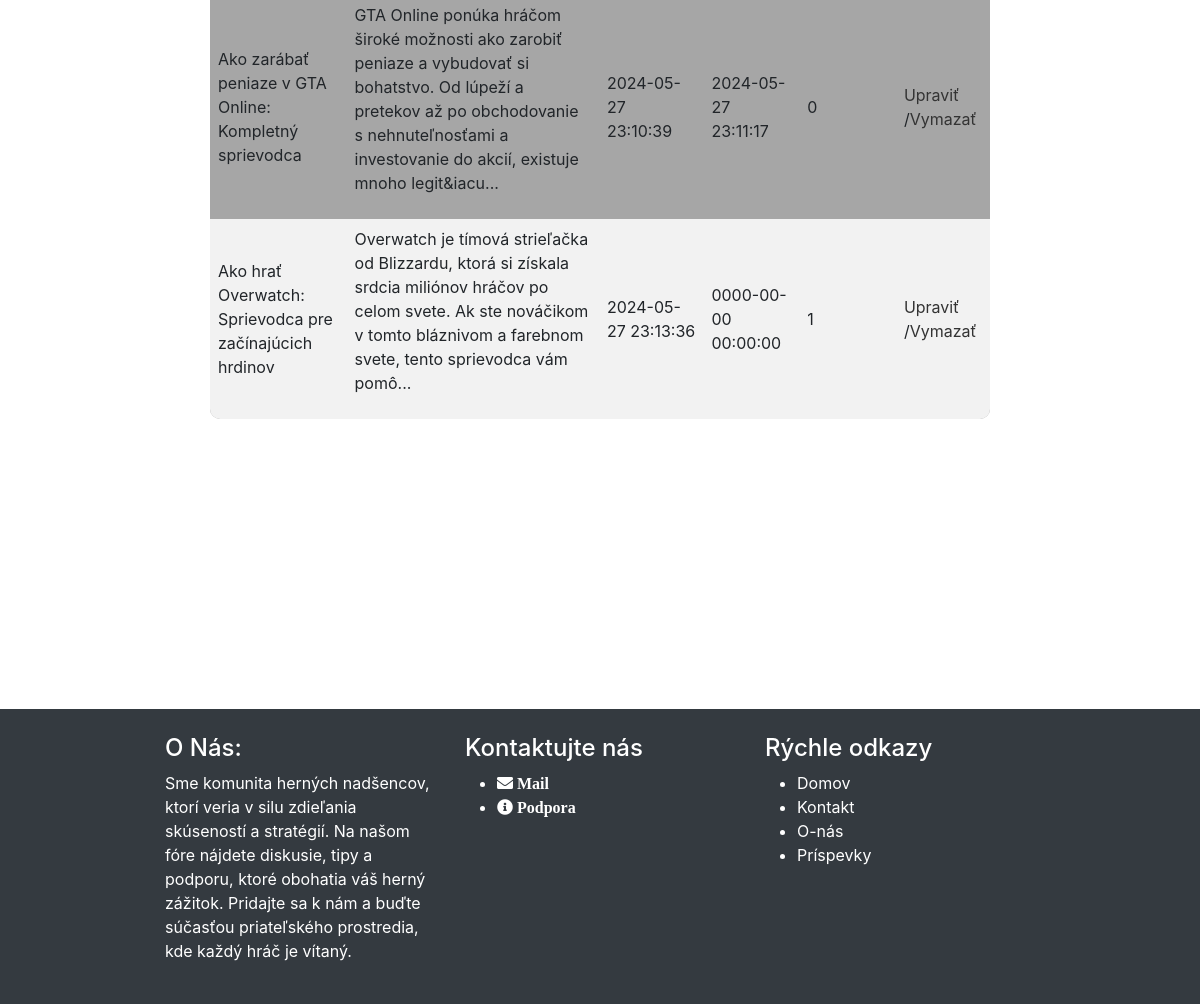
The page /manage_post.php (signed in, lower part) on the database as committed earlier.
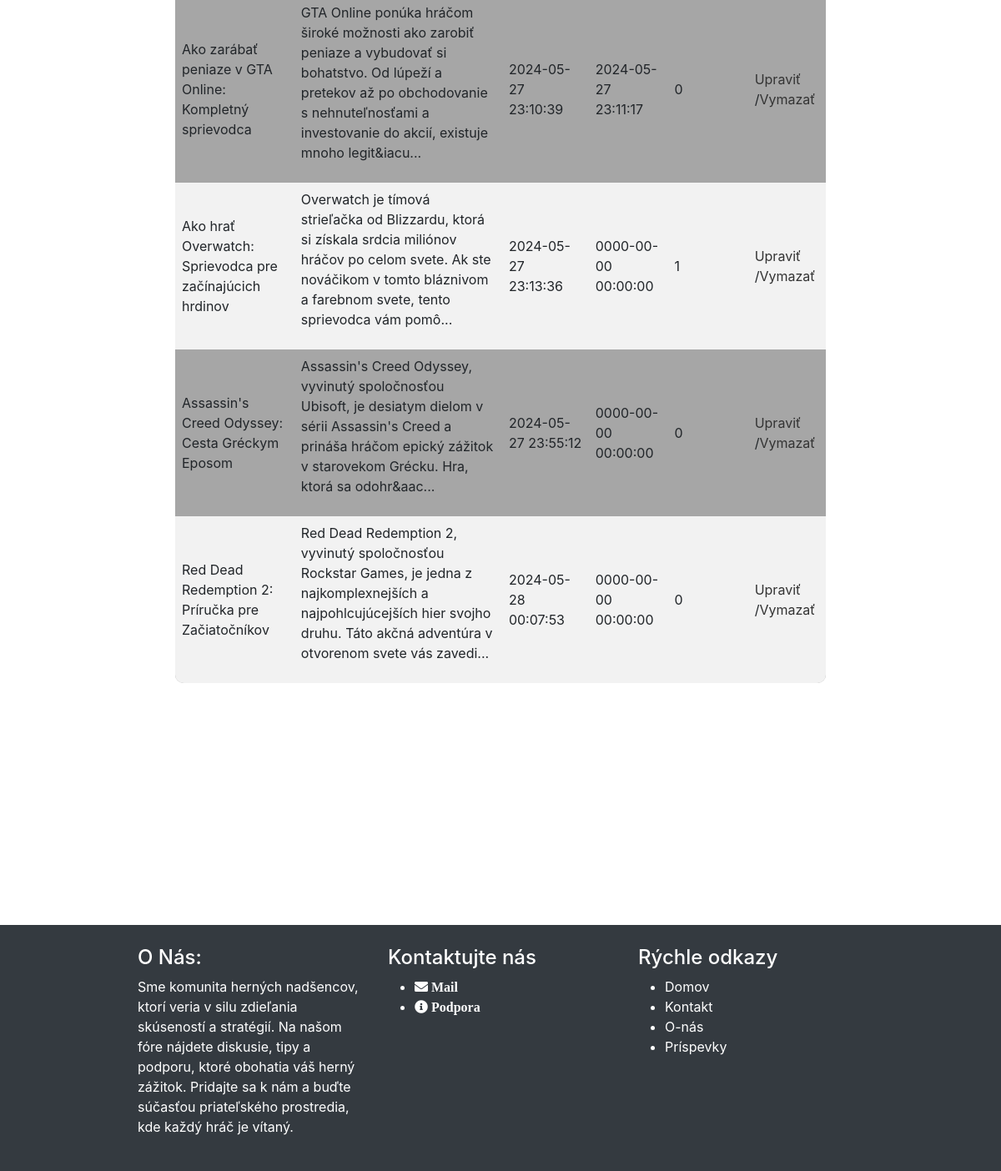
The same page on the database as committed later.
### tables this page shows
CREATE TABLE `stats` (
  `stat_id` int(11) NOT NULL,
  `post_id` int(11) NOT NULL,
  `views` int(11) NOT NULL DEFAULT 0
);

CREATE TABLE `posts` (
  `post_id` int(11) NOT NULL,
  `user_id` int(11) DEFAULT NULL,
  `title` varchar(255) NOT NULL,
  `content` text NOT NULL,
  `category_id` int(11) DEFAULT NULL,
  `created_at` datetime NOT NULL DEFAULT current_timestamp(),
  `last_update` datetime NOT NULL,
  `title_img` varchar(255) DEFAULT NULL
);

### class/db_oop.php (called while the page is built, shortened)
<?php
class Database {
    public function __construct() {
        try {
            $this->pdo = new PDO('mysql:host=localhost;dbname=sj_projekt', "root", "");
        } catch (PDOException $error) {
            echo "Pripojenie zlyhalo: " . $error->getMessage();
        }
    }
}

### action/manage_post_act.php (called while the page is built, shortened)
<?php
$post = new Post();
$posts = $post->get_all_post();

### class/crud_post_opp.php (called while the page is built, shortened)
<?php
require_once 'db_oop.php';
class Post extends Database {
    function get_all_post() {
        $query = "SELECT * FROM posts p JOIN stats s ON p.post_id = s.post_id WHERE user_id = :user_id;";
        $stmt = $this->pdo->prepare($query);
        $stmt->bindParam(':user_id', $_SESSION['user_id']);
        $stmt->execute();
        return $stmt->fetchAll(PDO::FETCH_ASSOC);
    }
}

### manage_post.php (the view, shortened to what this page needs)
<?php
require_once 'includes/head.php';
require_once 'class/crud_post_opp.php';
require_once 'action/manage_post_act.php';
?>
<body>
    <main>
        <section class="container-manage-post">
            <table>
                <?php foreach ($posts as $row): ?>
                    <tr>
                        <td><?php echo $row['title']; ?></td>
                        <td><?php echo substr($row['content'], 0, 255)."..."; ?></td>
                        <td><?php echo $row['created_at']; ?></td>
                        <td><?php echo $row['last_update']; ?></td>
                        <td><?php echo $row['views']; ?></td>
                        <td>
                            <a href='#' class='edit-link' data-id='<?php echo $row['post_id']; ?>' data-row='<?php echo htmlspecialchars(json_encode($row), ENT_QUOTES, 'UTF-8'); ?>'>Upraviť</a>
                            /<a href='manage_post.php?delete_id=<?php echo $row['post_id']; ?>'>Vymazať</a>
                        </td>
                    </tr>
                <?php endforeach; ?>
            </table>
        </section>
    </main>
    <?php include('includes/footer.php') ?>
</body>
</html>

### includes/head.php (shortened to what this page needs)
<!DOCTYPE html>
<html lang="en">
<head>
    <?php
    $currentFile = basename($_SERVER['PHP_SELF'], ".php");
    ?>
    <link href="css/<?php echo $currentFile; ?>.css" rel="stylesheet">
    <link href="css/nav.css" rel="stylesheet">
    <link href="css/footer.css" rel="stylesheet">
    <link href="https://cdn.jsdelivr.net/npm/bootstrap@5.3.2/dist/css/bootstrap.min.css" rel="stylesheet">
    <link href="https://stackpath.bootstrapcdn.com/bootstrap/4.3.1/css/bootstrap.min.css" rel="stylesheet">
    <link rel="stylesheet" href="https://use.fontawesome.com/releases/v5.15.4/css/all.css">
</head>

### includes/footer.php
<footer class="container-fluid bg-dark text-white  ">
    <div class="row d-flex justify-content-center">
        <div class="col-3">
            <h4>O Nás:</h4>
            <p>Sme komunita herných nadšencov, ktorí veria v silu zdieľania skúseností a stratégií. Na našom fóre nájdete diskusie,
            tipy a podporu, ktoré obohatia váš herný zážitok. Pridajte sa k nám a buďte súčasťou priateľského prostredia, kde každý hráč je vítaný.</p>
        </div>
        <div class="col-3">
            <h4>Kontaktujte nás</h4>
            <ul>
                <li><i class="fa fa-envelope" aria-hidden="true"><a
                    href="mailto:tuan.anh.emil.pham.dac@student.ukf.sk">
                    Mail</a></i></li>
                <li><i class="fa fa-info-circle" aria-hidden="true"><a
                href="contact.php"> Podpora</a></i></li>
            </ul>
        </div>
        <div class="col-3">
            <h4>Rýchle odkazy</h4>
            <ul>
                <li><a href="index.php">Domov</a></li>
                <li><a href="contact.php">Kontakt</a></li>
                <li><a href="about.php">O-nás</a></li>
                <li><a href="<?php echo isset($_SESSION['username']) ? 'manage_post.php' : 'login.php'; ?>">Príspevky</a></li>
            </ul>
        </div>
    </div>
</footer>

### css/manage_post.css (style rules this page uses)
main { margin-top: 10%; margin-bottom: 20%; }
.container-manage-post { box-sizing: border-box; width: 70%; padding: 30px; border-radius: 25px; transition: transform 0.5s ease; margin: auto; }
table { width: 100%; border-collapse: separate; border-spacing: 0; margin: 20px 0; background-color: #a6a6a6; border-radius: 10px; overflow: hidden; }
th, td { border: none; padding: 8px; text-align: left; }
tr:nth-child(even) { background-color: #f2f2f2; }
.container-manage-post a { color: #333; text-decoration: none; }

### css/footer.css (style rules this page uses)
.row { display: flex; flex-direction: row; padding: 25px 0px; justify-content: flex-start; }
.row .col-3 { width: 30%; }
footer { margin-top: 5% !important; width: 100%; background-color: rgba(252, 252, 252, 0.26) !important; }
footer li a { text-decoration: none; color: white }

Rows that differ between the two databases and show on the page:
added stats: post.title "Assassin's Creed Odyssey: Cesta Gréckym Eposom", post.content "Assassin's Creed Odyssey, vyvinutý spoločnosťou Ubisoft, je desiatym dielom v sérii Assassin's Creed a prináša hráčom epický zážitok v starovekom Grécku. Hra, ktorá sa odohr&aac", post.created_at "2024-05-27 23:55:12", post.last_update "0000-00-00 00:00:00", views "0"
added stats: post.title "Red Dead Redemption 2: Príručka pre Začiatočníkov", post.content "Red Dead Redemption 2, vyvinutý spoločnosťou Rockstar Games, je jedna z najkomplexnejších a najpohlcujúcejších hier svojho druhu. Táto akčná adventúra v otvorenom svete vás zavedi", post.created_at "2024-05-28 00:07:53", post.last_update "0000-00-00 00:00:00", views "0"
